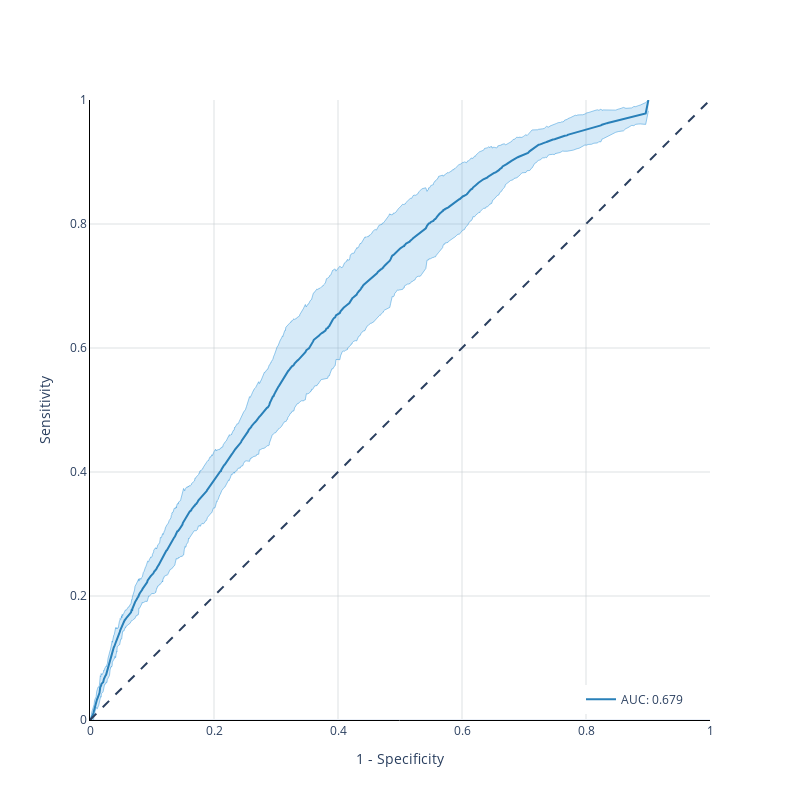

Notebook code for this chart:
### Code cell
kind = 'val'
c_fill      = 'rgba(52, 152, 219, 0.2)'
c_line      = 'rgba(52, 152, 219, 0.5)'
c_line_main = 'rgba(41, 128, 185, 1.0)'
c_grid      = 'rgba(189, 195, 199, 0.5)'
c_annot     = 'rgba(149, 165, 166, 0.5)'
c_highlight = 'rgba(192, 57, 43, 1.0)'

# compute the fpr_mean
all_fpr_vals = []
for fpr_vals in performance['fpr']:
    temp_fpr_val = []
    for fpr_val in fpr_vals[:1225]:
        temp_fpr_val.append(fpr_val)
    all_fpr_vals.append(temp_fpr_val)
    
fpr_mean = np.mean(all_fpr_vals, axis=0)
fpr_mean_1 = np.mean(all_fpr_vals, axis=0)  

# compute interp_tpr 
interp_tprs = []
for fpr_vals, tpr_vals in zip(performance['fpr'], performance['tpr']):
    interp_tpr = np.interp(fpr_mean, fpr_vals, tpr_vals)
    interp_tpr[0] = 0.0
    interp_tprs.append(interp_tpr)

# computer tpr_mean
tpr_mean     = np.mean(interp_tprs, axis=0)
tpr_mean[-1] = 1.0
tpr_std      = 2*np.std(interp_tprs, axis=0)
tpr_upper    = np.clip(tpr_mean+tpr_std, 0, 1)
tpr_lower    = tpr_mean-tpr_std
auc          = np.mean(performance['auc'])

fig = go.Figure([
    go.Scatter(
        x          = fpr_mean,
        y          = tpr_upper,
        line       = dict(color=c_line, width=1),
        hoverinfo  = "skip",
        showlegend = False,
        name       = 'upper'),
    go.Scatter(
        x          = fpr_mean,
        y          = tpr_lower,
        fill       = 'tonexty',
        fillcolor  = c_fill,
        line       = dict(color=c_line, width=1),
        hoverinfo  = "skip",
        showlegend = False,
        name       = 'lower'),
    go.Scatter(
        x          = fpr_mean,
        y          = tpr_mean,
        line       = dict(color=c_line_main, width=2),
        hoverinfo  = "skip",
        showlegend = True,
        name       = f'AUC: {auc:.3f}')
])

fig.add_shape(
    type ='line', 
    line =dict(dash='dash'),
    x0=0, x1=1, y0=0, y1=1
)

fig.update_layout(
    template    = 'plotly_white', 
    title_x     = 0.5,
    xaxis_title = "1 - Specificity",
    yaxis_title = "Sensitivity",
    width       = 800,
    height      = 800,
    legend      = dict(
        yanchor="bottom", 
        xanchor="right", 
        x=0.95,
        y=0.01,
    )
)
fig.update_yaxes(
    range       = [0, 1],
    gridcolor   = c_grid,
    scaleanchor = "x", 
    scaleratio  = 1,
    linecolor   = 'black')

fig.update_xaxes(
    range       = [0, 1],
    gridcolor   = c_grid,
    constrain   = 'domain',
    linecolor   = 'black')

### Figure 1 — Plotly figure (JSON) as saved in the notebook; plotly's stock layout.template omitted (floating-point values rounded to 4 significant figures; data arrays with more than 128 entries replaced by an {"elided": "..."} marker saying what was removed)
{"data": [{"hoverinfo": "skip", "line": {"color": "rgba(52, 152, 219, 0.5)", "width": 1}, "name": "upper", "showlegend": false, "type": "scatter", "x": {"elided": "1225 float values"}, "y": {"elided": "1225 float values"}}, {"fill": "tonexty", "fillcolor": "rgba(52, 152, 219, 0.2)", "hoverinfo": "skip", "line": {"color": "rgba(52, 152, 219, 0.5)", "width": 1}, "name": "lower", "showlegend": false, "type": "scatter", "x": {"elided": "1225 float values"}, "y": {"elided": "1225 float values"}}, {"hoverinfo": "skip", "line": {"color": "rgba(41, 128, 185, 1.0)", "width": 2}, "name": "AUC: 0.679", "showlegend": true, "type": "scatter", "x": {"elided": "1225 float values"}, "y": {"elided": "1225 float values"}}], "layout": {"height": 800, "legend": {"x": 0.95, "xanchor": "right", "y": 0.01, "yanchor": "bottom"}, "shapes": [{"line": {"dash": "dash"}, "type": "line", "x0": 0, "x1": 1, "y0": 0, "y1": 1}], "title": {"x": 0.5}, "width": 800, "xaxis": {"constrain": "domain", "gridcolor": "rgba(189, 195, 199, 0.5)", "linecolor": "black", "range": [0, 1], "title": {"text": "1 - Specificity"}}, "yaxis": {"gridcolor": "rgba(189, 195, 199, 0.5)", "linecolor": "black", "range": [0, 1], "scaleanchor": "x", "scaleratio": 1, "title": {"text": "Sensitivity"}}}}
